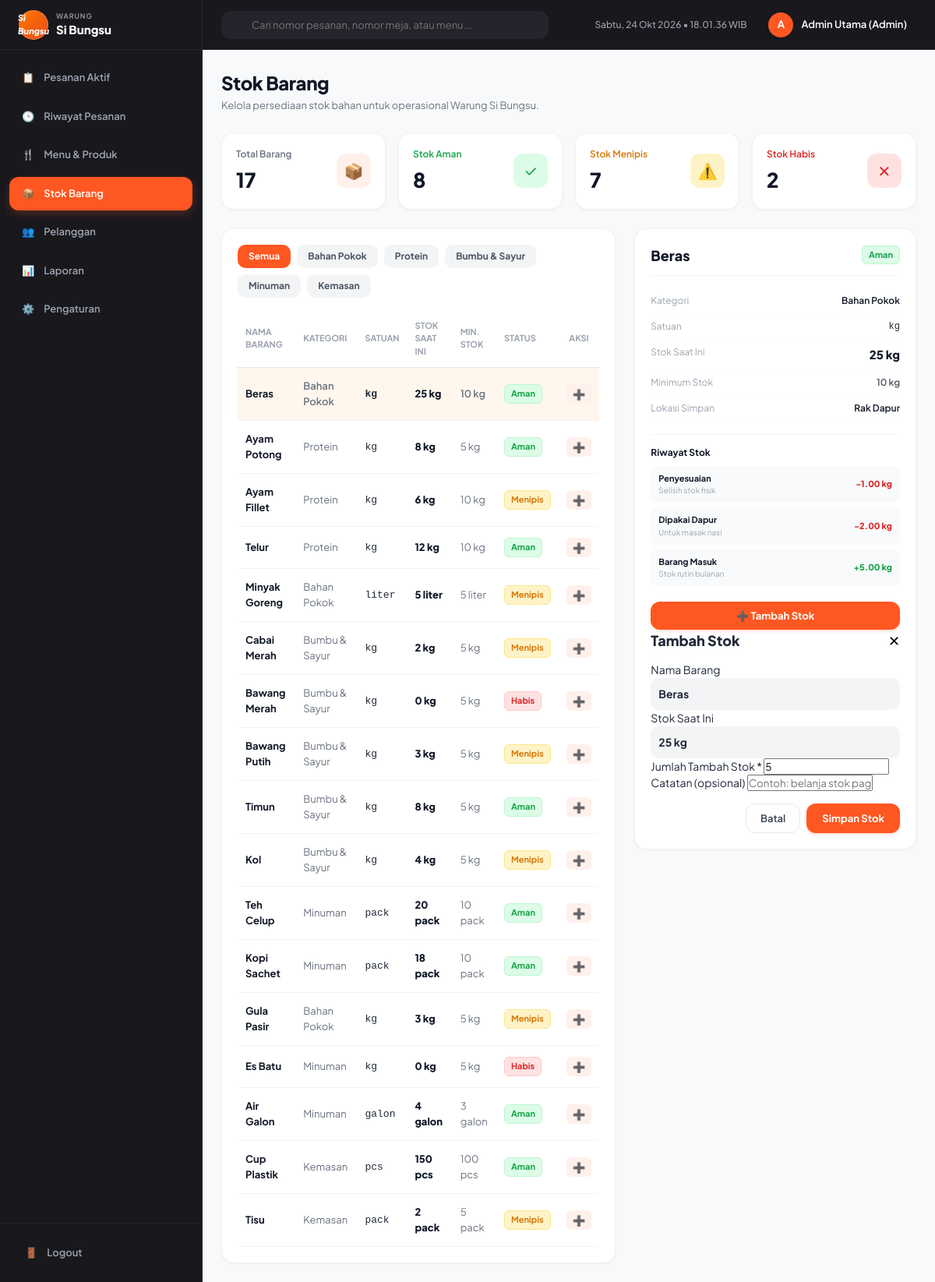
/stok/index.php (signed in), run on the app's committed database.
### tables this page shows
CREATE TABLE `stock_items` (
  `id` INT AUTO_INCREMENT PRIMARY KEY,
  `name` VARCHAR(100) NOT NULL,
  `category` ENUM('Bahan Pokok', 'Protein', 'Bumbu & Sayur', 'Minuman', 'Kemasan') NOT NULL,
  `unit` VARCHAR(20) NOT NULL,
  `current_stock` DECIMAL(10, 2) NOT NULL DEFAULT 0,
  `min_stock` DECIMAL(10, 2) NOT NULL DEFAULT 5,
  `status` ENUM('Aman', 'Menipis', 'Habis') NOT NULL DEFAULT 'Aman',
  `location` VARCHAR(100) DEFAULT 'Rak Dapur',
  `notes` TEXT NULL,
  `updated_at` TIMESTAMP DEFAULT CURRENT_TIMESTAMP ON UPDATE CURRENT_TIMESTAMP
);

CREATE TABLE `stock_movements` (
  `id` INT AUTO_INCREMENT PRIMARY KEY,
  `stock_item_id` INT NOT NULL,
  `type` ENUM('Barang Masuk', 'Dipakai Dapur', 'Penyesuaian') NOT NULL,
  `amount` DECIMAL(10, 2) NOT NULL,
  `unit` VARCHAR(20) NOT NULL,
  `note` VARCHAR(255) NULL,
  `created_at` TIMESTAMP DEFAULT CURRENT_TIMESTAMP,
  FOREIGN KEY (`stock_item_id`) REFERENCES `stock_items`(`id`) ON DELETE CASCADE
);

### stok/index.php (the view, shortened to what this page needs)
<?php
$pdo = getDBConnection();
$totalItems = (int)$pdo->query("SELECT COUNT(*) FROM stock_items")->fetchColumn();
$countAman = (int)$pdo->query("SELECT COUNT(*) FROM stock_items WHERE status = 'Aman'")->fetchColumn();
$countMenipis = (int)$pdo->query("SELECT COUNT(*) FROM stock_items WHERE status = 'Menipis'")->fetchColumn();
$countHabis = (int)$pdo->query("SELECT COUNT(*) FROM stock_items WHERE status = 'Habis'")->fetchColumn();
$catFilter = $_GET['cat'] ?? 'Semua';
$sql = "SELECT * FROM stock_items WHERE 1=1";
$params = [];
$sql .= " ORDER BY id ASC";
$stmt = $pdo->prepare($sql);
$stmt->execute($params);
$stockList = $stmt->fetchAll();
$selectedStockId = intval($_GET['id'] ?? ($stockList[0]['id'] ?? 0));
$selectedStock = null;
$movements = [];
if ($selectedStockId > 0) {
    $stmtSel = $pdo->prepare("SELECT * FROM stock_items WHERE id = ?");
    $stmtSel->execute([$selectedStockId]);
    $selectedStock = $stmtSel->fetch();
    if ($selectedStock) {
        $stmtMov = $pdo->prepare("SELECT * FROM stock_movements WHERE stock_item_id = ? ORDER BY id DESC LIMIT 5");
        $stmtMov->execute([$selectedStockId]);
        $movements = $stmtMov->fetchAll();
    }
}
include __DIR__ . '/../includes/header.php';
include __DIR__ . '/../includes/sidebar.php';
include __DIR__ . '/../includes/navbar.php';
?>
<div class="page-header">
  <div>
    <h1 class="page-title">Stok Barang</h1>
    <p class="page-subtitle">Kelola persediaan stok bahan untuk operasional Warung Si Bungsu.</p>
  </div>
</div>
<div class="stats-grid" style="grid-template-columns: repeat(4, 1fr);">
  <div class="stat-card">
    <div>
      <div class="stat-label">Total Barang</div>
      <div class="stat-value"><?= $totalItems ?: 17 ?></div>
    </div>
    <div class="stat-icon" style="background:#FFF0EB; color:#FF5722;">📦</div>
  </div>
  <div class="stat-card">
    <div>
      <div class="stat-label" style="color:#16A34A;">Stok Aman</div>
      <div class="stat-value"><?= $countAman ?: 10 ?></div>
    </div>
    <div class="stat-icon" style="background:#DCFCE7; color:#16A34A;">✓</div>
  </div>
  <div class="stat-card">
    <div>
      <div class="stat-label" style="color:#D97706;">Stok Menipis</div>
      <div class="stat-value"><?= $countMenipis ?: 5 ?></div>
    </div>
    <div class="stat-icon" style="background:#FEF3C7; color:#D97706;">⚠️</div>
  </div>
  <div class="stat-card">
    <div>
      <div class="stat-label" style="color:#DC2626;">Stok Habis</div>
      <div class="stat-value"><?= $countHabis ?: 2 ?></div>
    </div>
    <div class="stat-icon" style="background:#FEE2E2; color:#DC2626;">✕</div>
  </div>
</div>
<div style="display: grid; grid-template-columns: 7fr 5fr; gap: 24px; align-items: start;">
  <div class="card-table">
    <div style="display:flex; gap:8px; margin-bottom:16px; flex-wrap:wrap;">
      <?php foreach (['Semua', 'Bahan Pokok', 'Protein', 'Bumbu & Sayur', 'Minuman', 'Kemasan'] as $cat): ?>
        <a href="?cat=<?= urlencode($cat) ?>"
           style="padding:6px 14px; border-radius:10px; font-size:12px; font-weight:700; text-decoration:none; <?= $catFilter === $cat ? 'background:#FF5722; color:#FFF;' : 'background:#F3F4F6; color:#4B5563;' ?>">
          <?= $cat ?>
        </a>
      <?php endforeach; ?>
    </div>
    <div style="overflow-x:auto;">
      <table class="table-custom">
        <thead>
          <tr>
            <th>Nama Barang</th>
            <th>Kategori</th>
            <th>Satuan</th>
            <th>Stok Saat Ini</th>
            <th>Min. Stok</th>
            <th>Status</th>
            <th style="text-align:center;">Aksi</th>
          </tr>
        </thead>
        <tbody>
          <?php foreach ($stockList as $stk):
            $isSel = ($selectedStock && $selectedStock['id'] == $stk['id']);
            $badge = 'badge-green';
            if ($stk['status'] === 'Menipis') $badge = 'badge-amber';
            if ($stk['status'] === 'Habis') $badge = 'badge-red';
          ?>
            <tr onclick="window.location='?id=<?= $stk['id'] ?>&cat=<?= urlencode($catFilter) ?>'"
                style="cursor:pointer; <?= $isSel ? 'background:#FFF7ED; font-weight:600;' : '' ?>">
              <td style="font-weight:700; color:#111827;"><?= htmlspecialchars($stk['name']) ?></td>
              <td style="color:#6B7280;"><?= htmlspecialchars($stk['category']) ?></td>
              <td style="font-family:monospace;"><?= htmlspecialchars($stk['unit']) ?></td>
              <td style="font-weight:800; color:#111827;"><?= (float)$stk['current_stock'] ?> <?= $stk['unit'] ?></td>
              <td style="color:#6B7280;"><?= (float)$stk['min_stock'] ?> <?= $stk['unit'] ?></td>
              <td><span class="badge <?= $badge ?>"><?= $stk['status'] ?></span></td>
              <td style="text-align:center;">
                <button type="button" onclick="event.stopPropagation(); openModal('modal-tambah-stok-<?= $stk['id'] ?>')" style="padding:4px 8px; background:#FFF0EB; color:#FF5722; border:none; border-radius:6px; cursor:pointer; font-weight:bold;">
                  ➕
                </button>
              </td>
            </tr>
          <?php endforeach; ?>
        </tbody>
      </table>
    </div>
  </div>
  <div class="card-table">
    <?php if ($selectedStock): ?>
      <div style="display:flex; justify-content:space-between; align-items:center; padding-bottom:12px; border-bottom:1px solid #F3F4F6;">
        <h3 style="font-size:18px; font-weight:800; color:#111827;"><?= htmlspecialchars($selectedStock['name']) ?></h3>
        <span class="badge <?= $selectedStock['status'] === 'Aman' ? 'badge-green' : ($selectedStock['status'] === 'Menipis' ? 'badge-amber' : 'badge-red') ?>">
          <?= $selectedStock['status'] ?>
        </span>
      </div>
      <div style="margin:16px 0; font-size:12px; line-height:2.0;">
        <div style="display:flex; justify-content:space-between; border-bottom:1px solid #F9FAFB; padding:4px 0;">
          <span style="color:#9CA3AF;">Kategori</span>
          <span style="font-weight:600; color:#111827;"><?= htmlspecialchars($selectedStock['category']) ?></span>
        </div>
        <div style="display:flex; justify-content:space-between; border-bottom:1px solid #F9FAFB; padding:4px 0;">
          <span style="color:#9CA3AF;">Satuan</span>
          <span style="font-family:monospace;"><?= htmlspecialchars($selectedStock['unit']) ?></span>
        </div>
        <div style="display:flex; justify-content:space-between; border-bottom:1px solid #F9FAFB; padding:4px 0;">
          <span style="color:#9CA3AF;">Stok Saat Ini</span>
          <span style="font-weight:800; font-size:15px; color:#111827;"><?= (float)$selectedStock['current_stock'] ?> <?= $selectedStock['unit'] ?></span>
        </div>
        <div style="display:flex; justify-content:space-between; border-bottom:1px solid #F9FAFB; padding:4px 0;">
          <span style="color:#9CA3AF;">Minimum Stok</span>
          <span style="font-weight:600; color:#4B5563;"><?= (float)$selectedStock['min_stock'] ?> <?= $selectedStock['unit'] ?></span>
        </div>
        <div style="display:flex; justify-content:space-between; border-bottom:1px solid #F9FAFB; padding:4px 0;">
          <span style="color:#9CA3AF;">Lokasi Simpan</span>
          <span style="font-weight:600; color:#111827;"><?= htmlspecialchars($selectedStock['location']) ?></span>
        </div>
      </div>
      <div style="border-top:1px solid #F3F4F6; padding-top:14px; margin-top:12px;">
        <h4 style="font-size:12px; font-weight:700; color:#111827; margin-bottom:8px;">Riwayat Stok</h4>
        <div style="display:flex; flex-direction:column; gap:6px;">
          <?php if (empty($movements)): ?>
            <div style="font-size:11px; color:#9CA3AF;">Belum ada catatan mutasi stok.</div>
          <?php else: ?>
            <?php foreach ($movements as $m): ?>
              <div style="display:flex; justify-content:space-between; align-items:center; padding:8px 10px; background:#F9FAFB; border-radius:8px; font-size:11px;">
                <div>
                  <strong style="color:#111827;"><?= $m['type'] ?></strong>
                  <div style="color:#9CA3AF; font-size:10px;"><?= $m['note'] ?></div>
                </div>
                <div style="font-weight:800; color:<?= $m['amount'] > 0 ? '#16A34A' : '#DC2626' ?>;">
                  <?= $m['amount'] > 0 ? '+'.$m['amount'] : $m['amount'] ?> <?= $m['unit'] ?>
                </div>
              </div>
            <?php endforeach; ?>
          <?php endif; ?>
        </div>
      </div>
      <div style="display:flex; gap:10px; margin-top:20px;">
        <button type="button" onclick="openModal('modal-tambah-stok-<?= $selectedStock['id'] ?>')" class="btn-primary" style="flex:1; justify-content:center;">
          ➕ Tambah Stok
        </button>
      </div>
      <div id="modal-tambah-stok-<?= $selectedStock['id'] ?>" class="modal-overlay">
        <div class="modal-card" style="max-width:440px;">
          <div style="display:flex; justify-content:space-between; align-items:center; margin-bottom:14px;">
            <h3 style="font-size:18px; font-weight:800;">Tambah Stok</h3>
            <button onclick="closeModal('modal-tambah-stok-<?= $selectedStock['id'] ?>')" style="background:none; border:none; font-size:18px; cursor:pointer;">✕</button>
          </div>
          <form action="tambah.php" method="POST">
            <div class="form-group">
              <label>Nama Barang</label>
              <div style="padding:10px; background:#F3F4F6; border-radius:10px; font-weight:700;"><?= htmlspecialchars($selectedStock['name']) ?></div>
            </div>
            <div class="form-group">
              <label>Stok Saat Ini</label>
              <div style="padding:10px; background:#F3F4F6; border-radius:10px; font-weight:700;"><?= (float)$selectedStock['current_stock'] ?> <?= $selectedStock['unit'] ?></div>
            </div>
            <div class="form-group">
              <label>Jumlah Tambah Stok *</label>
              <input type="number" step="any" name="amount" class="form-control" value="5" min="0.1" required>
            </div>
            <div class="form-group">
              <label>Catatan (opsional)</label>
              <input type="text" name="note" class="form-control" placeholder="Contoh: belanja stok pagi">
            </div>
            <div style="display:flex; justify-content:flex-end; gap:8px; margin-top:16px;">
              <button type="button" onclick="closeModal('modal-tambah-stok-<?= $selectedStock['id'] ?>')" class="btn-secondary">Batal</button>
              <button type="submit" class="btn-primary">Simpan Stok</button>
            </div>
          </form>
        </div>
      </div>
    <?php endif; ?>
  </div>
</div>
<?php include __DIR__ . '/../includes/footer.php'; ?>

### assets/css/style.css (style rules this page uses)
:root { --primary: #FF5722; --primary-hover: #E64A19; --primary-light: #FFF0EB; --dark-bg: #18181D; --dark-border: #24242B; --dark-card: #1E1E24; --text-main: #1F2937; --text-muted: #6B7280; --bg-light: #F8F9FA; --white: #FFFFFF; --border-color: #E5E7EB; --radius-lg: 16px; --radius-md: 12px; --shadow-sm: 0 1px 3px rgba(0,0,0,0.05); --shadow-md: 0 4px 6px -1px rgba(0,0,0,0.08); }
* { margin: 0; padding: 0; box-sizing: border-box; }
body { font-family: 'Plus Jakarta Sans', system-ui, -apple-system, BlinkMacSystemFont, 'Segoe UI', Roboto, sans-serif; background-color: var(--bg-light); color: var(--text-main); line-height: 1.5; font-size: 14px; }
a { text-decoration: none; color: inherit; }
button, input, select, textarea { font-family: inherit; }
.page-header { display: flex; align-items: center; justify-content: space-between; margin-bottom: 24px; }
.page-title { font-size: 24px; font-weight: 800; color: #111827; letter-spacing: -0.02em; }
.page-subtitle { font-size: 13px; color: var(--text-muted); margin-top: 2px; }
.btn-primary { display: inline-flex; align-items: center; gap: 8px; background-color: var(--primary); color: #FFF; font-size: 13px; font-weight: 700; padding: 10px 20px; border-radius: var(--radius-md); border: none; cursor: pointer; box-shadow: 0 2px 4px rgba(255, 87, 34, 0.2); transition: all 0.15s ease; }
.btn-secondary { display: inline-flex; align-items: center; gap: 8px; background-color: #FFF; color: #374151; font-size: 13px; font-weight: 600; padding: 10px 18px; border-radius: var(--radius-md); border: 1px solid var(--border-color); cursor: pointer; transition: all 0.15s; }
.stats-grid { display: grid; grid-template-columns: repeat(auto-fit, minmax(200px, 1fr)); gap: 16px; margin-bottom: 24px; }
.stat-card { background-color: #FFF; padding: 18px; border-radius: var(--radius-lg); border: 1px solid rgba(0,0,0,0.05); box-shadow: var(--shadow-sm); display: flex; align-items: center; justify-content: space-between; }
.stat-label { font-size: 12px; font-weight: 600; color: var(--text-muted); }
.stat-value { font-size: 26px; font-weight: 800; color: #111827; margin-top: 4px; }
.stat-icon { width: 44px; height: 44px; border-radius: var(--radius-md); display: flex; align-items: center; justify-content: center; font-size: 20px; }
.card-table { background-color: #FFF; border-radius: var(--radius-lg); border: 1px solid rgba(0,0,0,0.05); box-shadow: var(--shadow-sm); padding: 20px; }
.table-custom { width: 100%; border-collapse: collapse; text-align: left; font-size: 13px; }
.table-custom th { padding: 12px 10px; font-size: 11px; font-weight: 700; color: #9CA3AF; text-transform: uppercase; border-bottom: 1px solid var(--border-color); }
.table-custom td { padding: 14px 10px; border-bottom: 1px solid #F3F4F6; vertical-align: middle; }
.badge { display: inline-block; padding: 3px 8px; border-radius: 6px; font-size: 11px; font-weight: 700; border: 1px solid transparent; }
.badge-amber { background-color: #FEF3C7; color: #D97706; border-color: #FDE68A; }
.badge-green { background-color: #DCFCE7; color: #16A34A; border-color: #BBF7D0; }
.badge-red { background-color: #FEE2E2; color: #DC2626; border-color: #FECACA; }

### data on the page
stock_items: name "Beras", category "Bahan Pokok", unit "kg", current_stock "25", min_stock "10", status "Aman", location "Rak Dapur"
stock_items: name "Ayam Potong", category "Protein", unit "kg", current_stock "8", min_stock "5", status "Aman"
stock_items: name "Ayam Fillet", category "Protein", unit "kg", current_stock "6", min_stock "10", status "Menipis"
stock_items: name "Telur", category "Protein", unit "kg", current_stock "12", min_stock "10", status "Aman"
stock_items: name "Minyak Goreng", category "Bahan Pokok", unit "liter", current_stock "5", min_stock "5", status "Menipis"
stock_items: name "Cabai Merah", category "Bumbu & Sayur", unit "kg", current_stock "2", min_stock "5", status "Menipis"
stock_items: name "Bawang Merah", category "Bumbu & Sayur", unit "kg", current_stock "0", min_stock "5", status "Habis"
stock_items: name "Bawang Putih", category "Bumbu & Sayur", unit "kg", current_stock "3", min_stock "5", status "Menipis"
stock_items: name "Timun", category "Bumbu & Sayur", unit "kg", current_stock "8", min_stock "5", status "Aman"
stock_items: name "Kol", category "Bumbu & Sayur", unit "kg", current_stock "4", min_stock "5", status "Menipis"
stock_items: name "Teh Celup", category "Minuman", unit "pack", current_stock "20", min_stock "10", status "Aman"
stock_items: name "Kopi Sachet", category "Minuman", unit "pack", current_stock "18", min_stock "10", status "Aman"
stock_items: name "Gula Pasir", category "Bahan Pokok", unit "kg", current_stock "3", min_stock "5", status "Menipis"
stock_items: name "Es Batu", category "Minuman", unit "kg", current_stock "0", min_stock "5", status "Habis"
stock_items: name "Air Galon", category "Minuman", unit "galon", current_stock "4", min_stock "3", status "Aman"
stock_items: name "Cup Plastik", category "Kemasan", unit "pcs", current_stock "150", min_stock "100", status "Aman"
stock_items: name "Tisu", category "Kemasan", unit "pack", current_stock "2", min_stock "5", status "Menipis"
stock_movements: type "Penyesuaian", note "Selisih stok fisik", amount "-1.00", unit "kg"
stock_movements: type "Dipakai Dapur", note "Untuk masak nasi", amount "-2.00", unit "kg"
stock_movements: type "Barang Masuk", note "Stok rutin bulanan", amount "5.00", unit "kg"

### other printed values
substr($user['name'] ?? 'A', 0, 1) "A"
$user['name'] "Admin Utama"
$user['role'] "Admin"
$totalItems ?: 17 "17"
$countAman ?: 10 "8"
$countMenipis ?: 5 "7"
$countHabis ?: 2 "2"
$cat "Semua"
$cat "Bahan Pokok"
$cat "Protein"
$cat "Bumbu & Sayur"
$cat "Minuman"
$cat "Kemasan"
